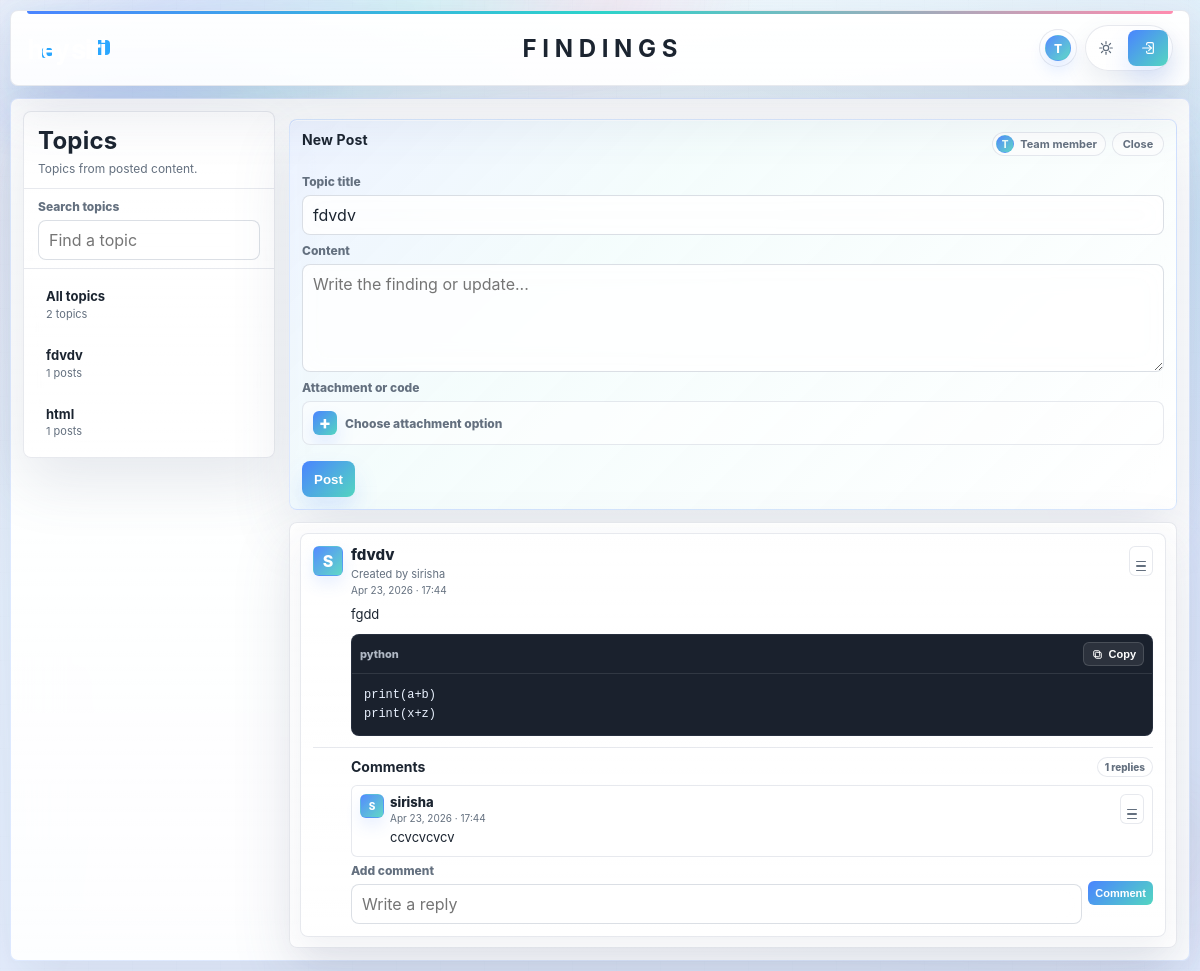
The app's page /findings/, older data.
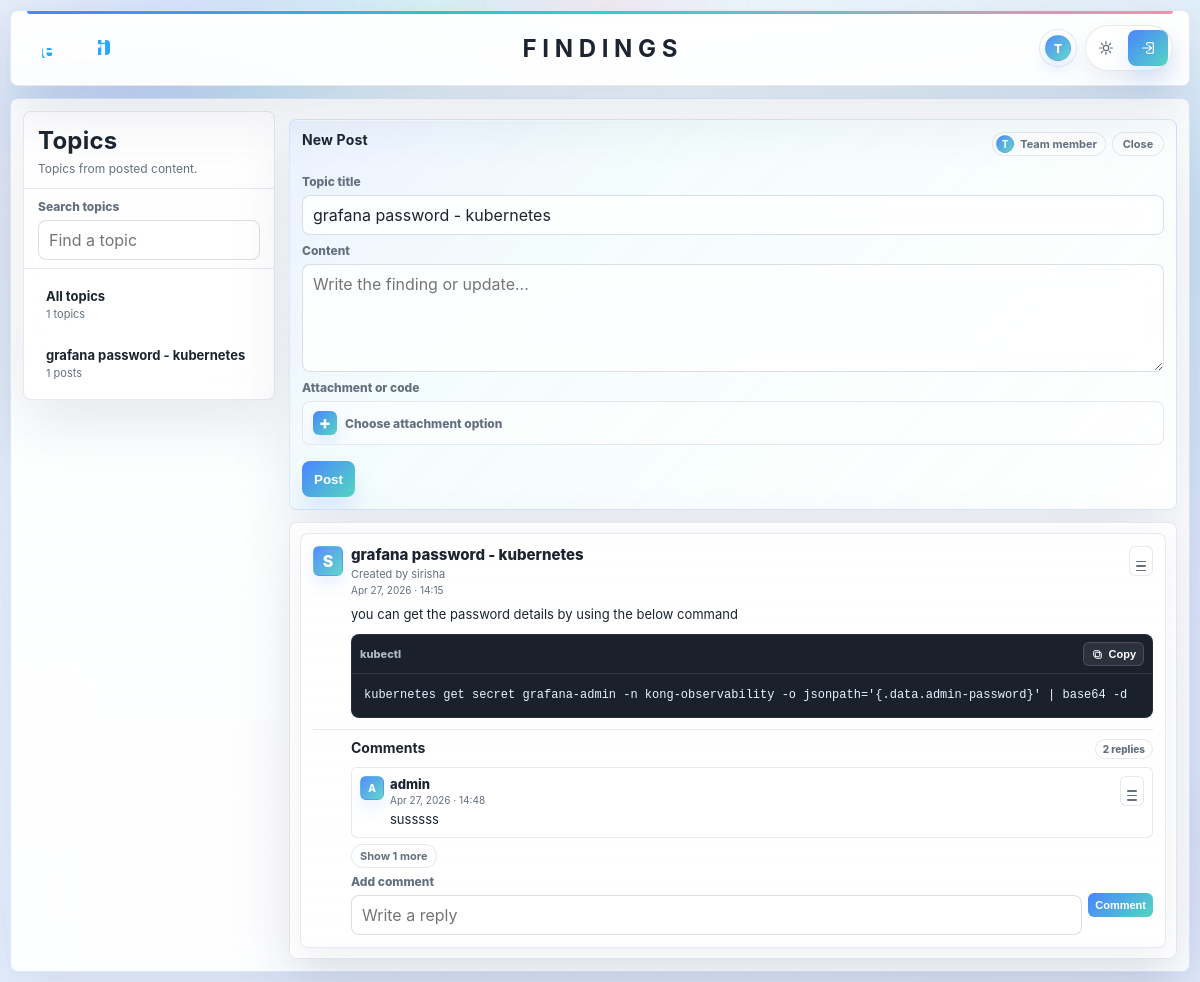
The same page, newer data.
### core/models.py (models this page shows, shortened)
class Topic(models.Model):
    name = models.CharField(max_length=255, unique=True)
    overview = models.TextField(blank=True)
    created_by = models.CharField(max_length=100, blank=True)
    created_at = models.DateTimeField(auto_now_add=True)
    class Meta:
        ordering = ["name"]

class Finding(models.Model):
    topic = models.ForeignKey(Topic, on_delete=models.CASCADE, related_name="findings", null=True, blank=True)
    title = models.CharField(max_length=255)
    content = models.TextField()
    created_by = models.CharField(max_length=100)
    created_at = models.DateTimeField(auto_now_add=True)
    file = models.FileField(upload_to='uploads/', null=True, blank=True)
    code_snippet = models.TextField(blank=True)
    code_language = models.CharField(max_length=80, blank=True)

class FindingComment(models.Model):
    finding = models.ForeignKey(Finding, on_delete=models.CASCADE, related_name="comments")
    content = models.TextField()
    created_by = models.CharField(max_length=100)
    created_at = models.DateTimeField(auto_now_add=True)
    class Meta:
        ordering = ["created_at"]

### core/views.py (the view, shortened to what this page needs)
# urls.py: path('findings/', views.findings, name='findings'),
def findings(request):
    user = current_user(request)
    all_topics = Topic.objects.annotate(finding_count=Count("findings")).filter(finding_count__gt=0).order_by("name")
    topic_query = request.GET.get("q", "").strip()
    topics = all_topics.filter(name__icontains=topic_query) if topic_query else all_topics
    selected_topic = None
    topic_id = request.GET.get("topic")
    show_all_topics = topic_id == "all"
    if topic_id and not show_all_topics:
        selected_topic = all_topics.filter(id=topic_id).first()
    if selected_topic is None and not show_all_topics:
        selected_topic = all_topics.first()
    edit_finding = None
    edit_comment = None
    edit_id = request.GET.get("edit")
    if edit_id:
        edit_finding = get_object_or_404(Finding, id=edit_id)
        selected_topic = edit_finding.topic or selected_topic
    edit_comment_id = request.GET.get("edit_comment")
    if edit_comment_id:
        edit_comment = get_object_or_404(FindingComment, id=edit_comment_id)
        selected_topic = edit_comment.finding.topic or selected_topic
        show_all_topics = False
    if show_all_topics:
        findings = Finding.objects.select_related("topic").prefetch_related("comments").order_by("-created_at")
    elif selected_topic:
        findings = Finding.objects.filter(topic=selected_topic).select_related("topic").prefetch_related("comments").order_by("-created_at")
    else:
        findings = Finding.objects.none()
    return render(
        request,
        'findings.html',
        {
            'findings': findings,
            'edit_finding': edit_finding,
            'edit_comment': edit_comment,
            'all_topics': all_topics,
            'topics': topics,
            'topic_query': topic_query,
            'selected_topic': selected_topic,
            'show_all_topics': show_all_topics,
        },
    )

### templates/findings.html (shortened to what this page needs)
{% extends 'base.html' %}
{% block content %}
<div class="findings-layout">
    <aside class="topics-rail">
        <section class="panel rail-shell">
            <div class="rail-head">
                <h2>Topics</h2>
                <p>Topics from posted content.</p>
            </div>
            <form method="GET" class="topic-search">
                <div class="field">
                    <label>Search topics</label>
                    <input name="q" value="{{ topic_query }}" placeholder="Find a topic">
                </div>
            </form>
            <div class="topic-list">
                <a class="topic-link {% if show_all_topics %}active{% endif %}" href="{% url 'findings' %}?topic=all{% if topic_query %}&q={{ topic_query|urlencode }}{% endif %}">
                    <strong>All topics</strong>
                    <span>{{ all_topics|length }} topics</span>
                </a>
                {% for topic in topics %}
                    <a class="topic-link {% if not show_all_topics and selected_topic and selected_topic.id == topic.id %}active{% endif %}" href="{% url 'findings' %}?topic={{ topic.id }}{% if topic_query %}&q={{ topic_query|urlencode }}{% endif %}">
                        <strong>{{ topic.name }}</strong>
                        <span>{{ topic.finding_count|default:topic.findings.count }} posts</span>
                    </a>
                {% empty %}
                    <div class="empty-state">No topics found yet.</div>
                {% endfor %}
            </div>
        </section>
    </aside>
    <main class="thread-column">
        <details class="panel composer-shell thread-panel composer-panel" id="composer" {% if edit_finding %}open{% else %}open{% endif %}>
            <summary class="composer-head">
                <div class="composer-head-main">
                    <h3>{% if edit_finding %}Edit Post{% else %}New Post{% endif %}</h3>
                </div>
                <div class="profile-pill">
                    <span class="inline-user-chip">
                        <span class="inline-user-avatar">{{ request.session.user|default:"T"|slice:":1"|upper }}</span>
                        <span class="inline-user-name">{{ request.session.user|default:"Team member" }}</span>
                    </span>
                    <span class="toggle-button">
                        <span class="toggle-close">Close</span>
                    </span>
                </div>
            </summary>
            <div class="composer-body">
                <form method="POST" enctype="multipart/form-data">
                    <div class="composer-grid">
                        <div class="field">
                            <label>Topic title</label>
                            <input name="topic_name" value="{% if edit_finding and edit_finding.topic %}{{ edit_finding.topic.name }}{% elif selected_topic and not show_all_topics %}{{ selected_topic.name }}{% endif %}" placeholder="Enter topic title" required>
                        </div>
                        <div class="field">
                            <label>Content</label>
                            <textarea name="content" placeholder="Write the finding or update..." required>{% if edit_finding %}{{ edit_finding.content }}{% endif %}</textarea>
                        </div>
                        <div class="field">
                            <label>Attachment or code</label>
                            <details class="attachment-picker" data-attachment-picker data-initial-mode="{% if edit_finding and edit_finding.file and edit_finding.code_snippet %}both{% elif edit_finding and edit_finding.code_snippet %}code{% elif edit_finding and edit_finding.file %}file{% else %}none{% endif %}" {% if edit_finding and edit_finding.file or edit_finding and edit_finding.code_snippet %}open{% endif %}>
                                <summary class="attachment-trigger">
                                    <span class="plus-mark">+</span>
                                    <span>Choose attachment option</span>
                                </summary>
                            </details>
                        </div>
                    </div>
                    <div class="composer-actions" style="margin-top: 16px;">
                        {% if edit_finding %}
                            <a class="button secondary-button" href="{% url 'findings' %}{% if selected_topic %}?topic={{ selected_topic.id }}{% if topic_query %}&q={{ topic_query|urlencode }}{% endif %}{% elif topic_query %}?q={{ topic_query|urlencode }}{% endif %}#topic-feed">Cancel</a>
                            <button type="submit">Save post</button>
                        {% else %}
                            <button type="submit">Post</button>
                        {% endif %}
                    </div>
                </form>
            </div>
        </details>
        <section class="panel thread-feed" id="topic-feed">
            <div class="message-list">
                {% for f in findings %}
                    <article class="message-card" id="finding-{{ f.id }}">
                        <div class="message-head">
                            <div class="message-head-main">
                                <div class="message-avatar">{{ f.created_by|default:"G"|slice:":1"|upper }}</div>
                                <div class="message-meta">
                                    <p class="message-title">{{ f.topic.name }}</p>
                                    <p class="message-authorline">Created by {{ f.created_by }}</p>
                                    <p class="message-time">{{ f.created_at|date:"M d, Y · H:i" }}</p>
                                </div>
                            </div>
                            <div class="message-tools">
                                <details class="menu">
                                    <summary class="menu-button" aria-label="Post actions">
                                        <span class="menu-icon" aria-hidden="true">
                                            <span></span>
                                            <span></span>
                                            <span></span>
                                        </span>
                                    </summary>
                                </details>
                            </div>
                        </div>
                        <div class="message-body">
                            <p class="message-content">{{ f.content }}</p>
                            {% if f.code_snippet %}
                                <div class="code-card">
                                    <div class="code-card-head">
                                        <span>{{ f.code_language|default:"Code" }}</span>
                                        <button type="button" class="copy-code-button" data-copy-code>
                                            <svg class="copy-icon" viewBox="0 0 24 24" aria-hidden="true">
                                                <rect x="8" y="8" width="11" height="11"></rect>
                                                <rect x="5" y="5" width="11" height="11"></rect>
                                            </svg>
                                            <span>Copy</span>
                                        </button>
                                    </div>
                                    <pre><code>{{ f.code_snippet }}</code></pre>
                                </div>
                            {% endif %}
                        </div>
                        <div class="comments-wrap">
                            <div class="comments-head">
                                <h4>Comments</h4>
                                <span class="pill">{{ f.comments.count }} replies</span>
                            </div>
                            {% with first_comment=f.comments.all|first remaining_comments=f.comments.all|slice:"1:" %}
                                {% if first_comment %}
                                    <div class="comments-list">
                                        <div class="comment-item">
                                            <div class="comment-avatar">{{ first_comment.created_by|default:"G"|slice:":1"|upper }}</div>
                                            <div class="comment-block">
                                                <div class="comment-topline">
                                                    <div class="comment-meta">
                                                        <p class="comment-author">{{ first_comment.created_by }}</p>
                                                        <p class="comment-time">{{ first_comment.created_at|date:"M d, Y · H:i" }}</p>
                                                    </div>
                                                    <div class="comment-actions">
                                                        <details class="menu">
                                                            <summary class="menu-button" aria-label="Comment actions">
                                                                <span class="menu-icon" aria-hidden="true">
                                                                    <span></span>
                                                                    <span></span>
                                                                    <span></span>
                                                                </span>
                                                            </summary>
                                                        </details>
                                                    </div>
                                                </div>
                                                {% if edit_comment and edit_comment.id == first_comment.id %}
                                                    <form method="POST" class="comment-form">
                                                        {% csrf_token %}
                                                        <input type="hidden" name="action" value="update_comment">
                                                        <input type="hidden" name="comment_id" value="{{ first_comment.id }}">
                                                        <input type="hidden" name="q" value="{{ topic_query }}">
                                                        <div class="field" style="flex: 1 1 220px; margin: 0;">
                                                            <label>Edit comment</label>
                                                            <input name="comment_content" value="{{ first_comment.content }}">
                                                        </div>
                                                        <button type="submit" class="mini-button">Save</button>
                                                        <a class="button secondary-button mini-button" href="{% url 'findings' %}?topic={% if show_all_topics %}all{% else %}{{ f.topic_id }}{% endif %}{% if topic_query %}&q={{ topic_query|urlencode }}{% endif %}#finding-{{ f.id }}">Cancel</a>
                                                    </form>
                                                {% else %}
                                                    <p class="comment-content">{{ first_comment.content }}</p>
                                                {% endif %}
                                            </div>
                                        </div>
                                    </div>
                                    {% if remaining_comments %}
                                        <details class="comments-more" {% if edit_comment and edit_comment.finding_id == f.id and edit_comment.id != first_comment.id %}open{% endif %}>
                                            <summary class="comments-toggle">
                                                <span class="toggle-show">Show {{ f.comments.count|add:"-1" }} more</span>
                                            </summary>
                                        </details>
                                    {% endif %}
                                {% else %}
                                    <div class="empty-state">No comments yet.</div>
                                {% endif %}
                            {% endwith %}
                            <form method="POST" class="comment-form">
                                <div class="field" style="flex: 1 1 220px; margin: 0;">
                                    <label>Add comment</label>
                                    <input name="comment_content" placeholder="Write a reply">
                                </div>
                                <button type="submit" class="mini-button">Comment</button>
                            </form>
                        </div>
                    </article>
                {% empty %}
                    <div class="empty-state">No posts yet for this topic.</div>
                {% endfor %}
            </div>
        </section>
    </main>
</div>
{% endblock %}

Row changes from the older to the newer data that the page shows:
removed Topic: name "fdvdv", finding_count "1", topic_name "fdvdv"
removed Topic: name "html", finding_count "1"
removed Finding: created_by "S", topic.name "fdvdv", created_by "sirisha", created_at "Apr 23, 2026 · 17:44", content "fgdd", code_language "python", code_snippet "print(a+b) print(x+z)", comments.count "1", comments.created_by "S", comments.created_by "sirisha", comments.created_at "Apr 23, 2026 · 17:44", comments.content "ccvcvcvcv"
added Topic: name "grafana password - kubernetes", finding_count "1", topic_name "grafana password - kubernetes"
added Finding: created_by "S", topic.name "grafana password - kubernetes", created_by "sirisha", created_at "Apr 27, 2026 · 14:15", content "you can get the password details by using the below command", code_language "kubectl", code_snippet "kubernetes get secret grafana-admin -n kong-observability -o jsonpath='{.data.admin-password}' | base64 -d", comments.count "2", comments.created_by "A", comments.created_by "admin", comments.created_at "Apr 27, 2026 · 14:48", comments.content "susssss", comments.count|add "1"
Text that changed along with them:
{{ all_topics|length }}: "2" → "1"
